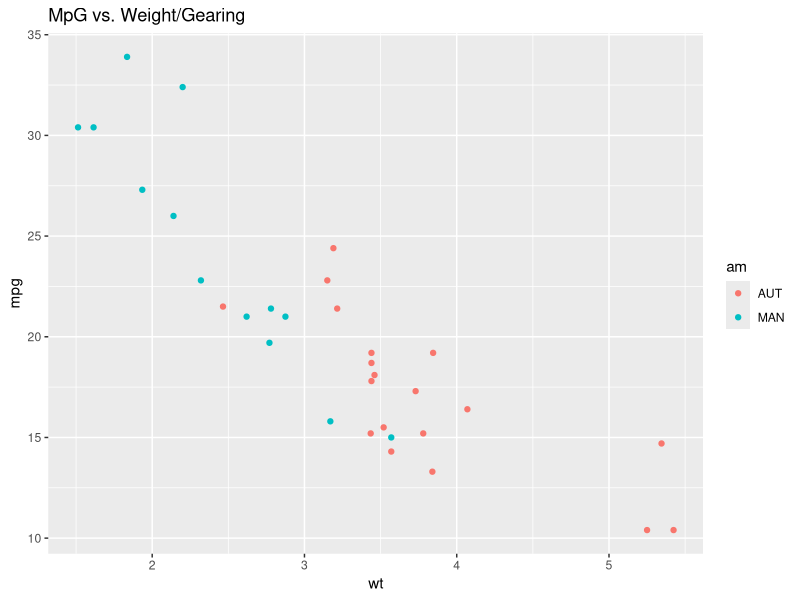
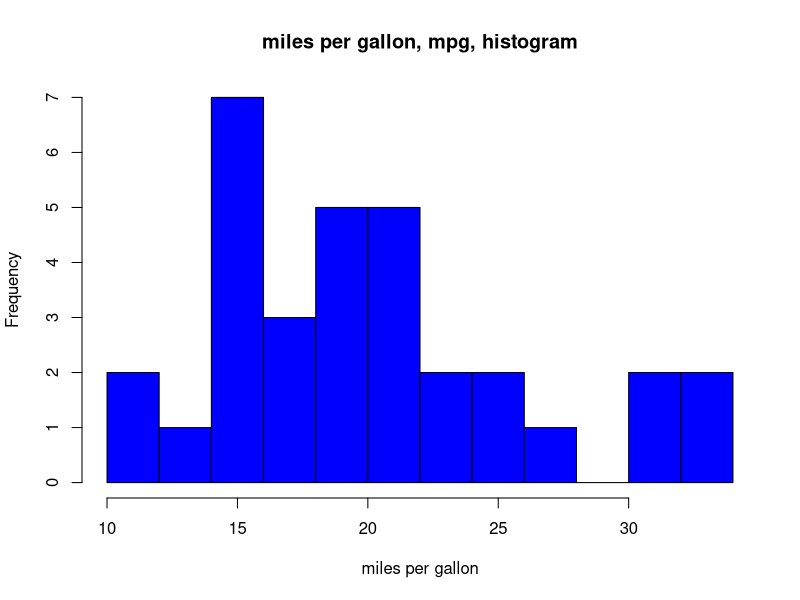
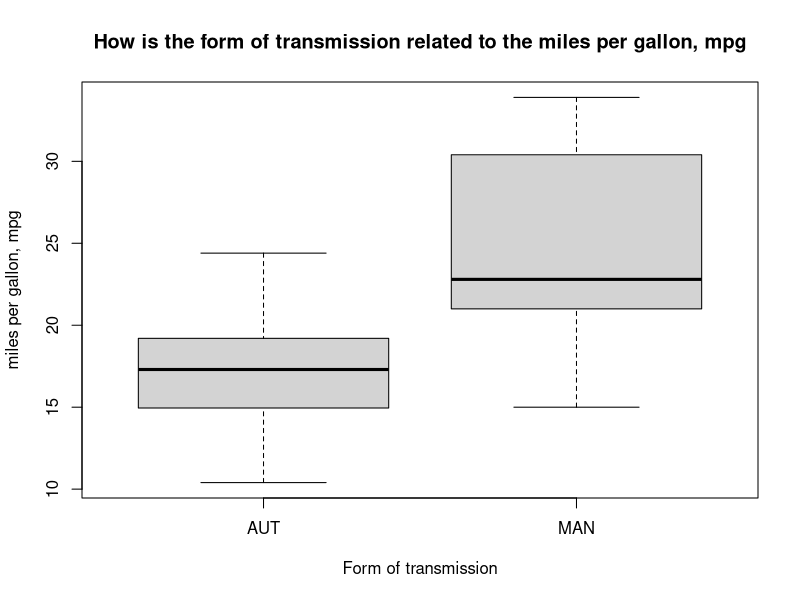
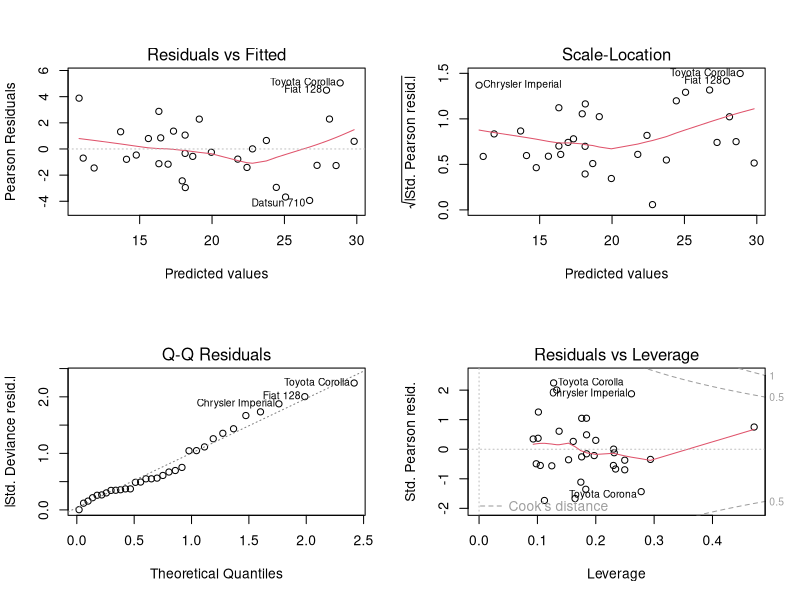

Generate these figures, in order, with R:
## ---- chunk 1
library(ggplot2)
library(dplyr)
data("mtcars")
str(mtcars)
names(mtcars)
summary(mtcars)
## ---- chunk 2
mtcars$am <- as.factor(mtcars$am)
levels(mtcars$am) <- c("AUT", "MAN")
print(qplot(x=wt, y=mpg, colour=am, data=mtcars,main="MpG vs. Weight/Gearing"))

## ---- chunk 3
hist(mtcars$mpg, breaks=10, col = "blue", xlab = "miles per gallon", main = "miles per gallon, mpg, histogram")

## ---- chunk 4
boxplot(mpg~am, data=mtcars, xlab="Form of transmission", ylab="miles per gallon, mpg", main="How is the form of transmission related to the miles per gallon, mpg")
## ---- chunk 5
mpg_aut_trans <- mtcars[mtcars$am =="AUT", ]$mpg
mpg_man_trans <- mtcars[mtcars$am == "MAN", ]$mpg
t.test(mpg_aut_trans, mpg_man_trans)
## ---- chunk 6
lm_fit <- lm(mpg~am, mtcars)
summary(lm_fit)
## ---- chunk 7
new_model1 <- step(lm(data=mtcars, mpg~ .,), trace = 0, steps=10000)
summary(new_model1)
## ---- chunk 8
three_fit_model <- lm(mpg~am + wt+qsec, data=mtcars)
anova(lm_fit,three_fit_model)
## ---- chunk 9
summary(three_fit_model)
## ---- chunk 10
model_final <-glm(mpg ~ as.factor(cyl) + as.factor(am) + hp + wt, data=mtcars)
layout(matrix(c(1,2,3,4),2,2)) 
plot(model_final)
summary(model_final)
